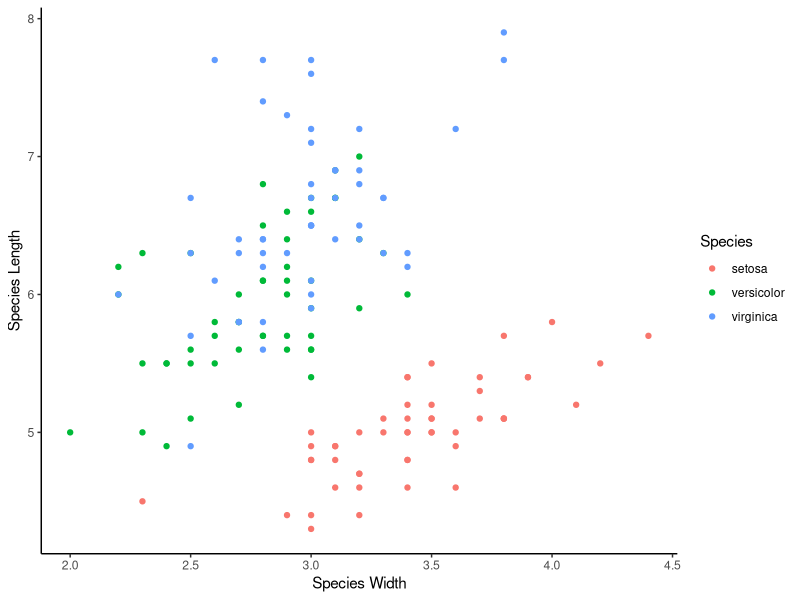

Recreate this plot in R.
# This is an example script

library(tidyverse)

iris |>
  ggplot(aes(x=Sepal.Width, y=Sepal.Length, colour = Species)) +
  geom_point() +
  labs(x = "Species Width", y = "Species Length") +
  theme_classic()

data = starwars |>
  filter(species != "Human")

table(data$gender)
